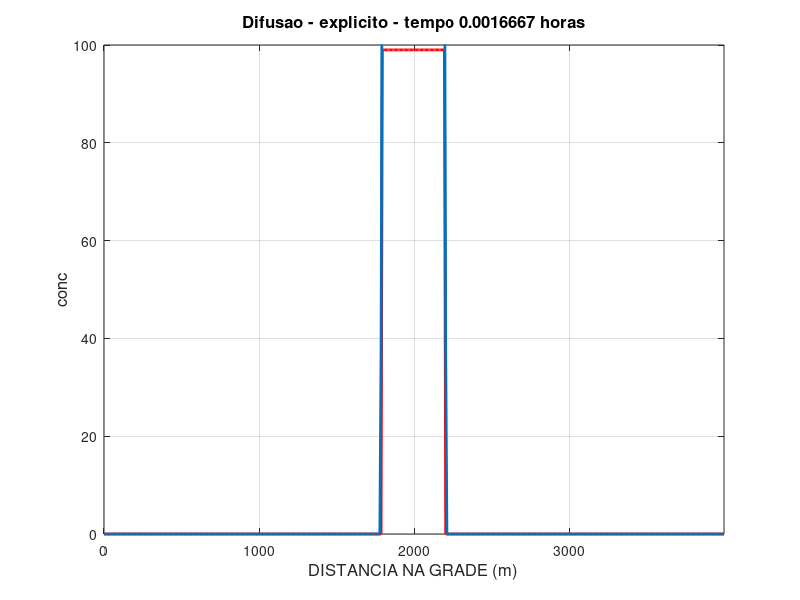
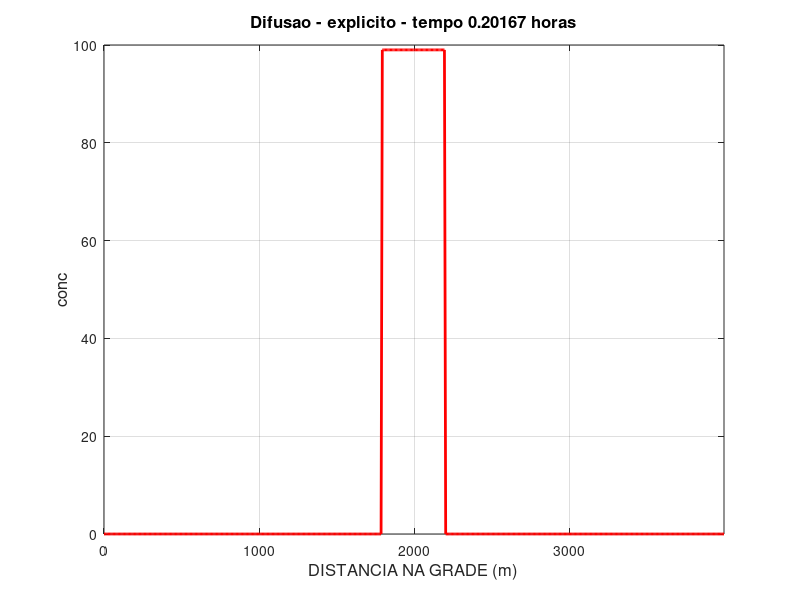
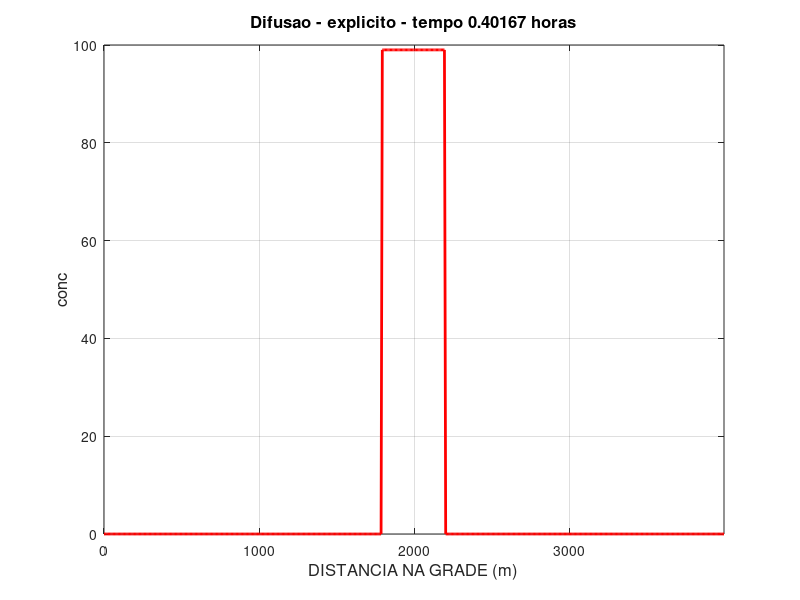
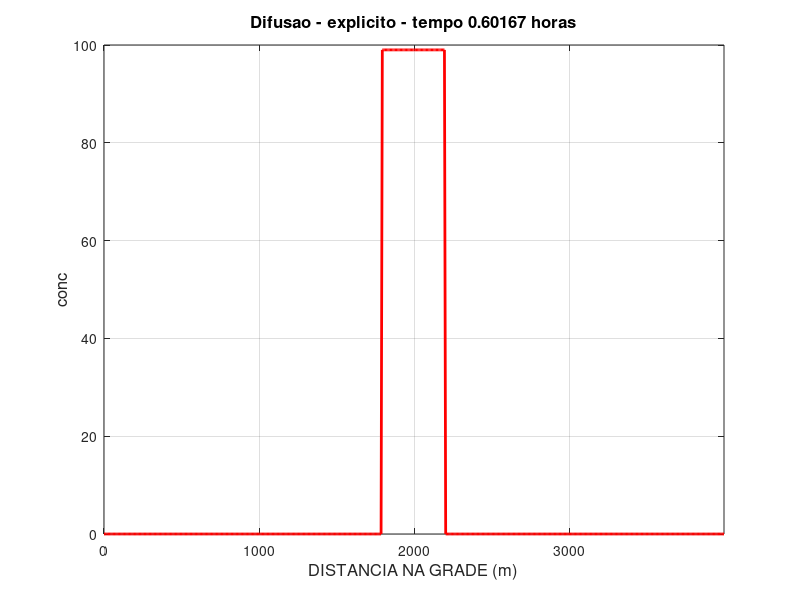

MATLAB code for these plots, in order:
%%%%%%%%%%%%%%%%%%%%%%%%%%%%%%%%%%%%%%%%%%%%%%%%%%%%%%%
%Equacao de difusao unidimensional p/ sinal retangular%
%f(j dx)=0 para j < 225 e j > 275                     %
%f(j dx)=99 para 225 <=  j <= 275                     %
%solucao atraves de esquema pseudo implicito          %
%%%%%%%%%%%%%%%%%%%%%%%%%%%%%%%%%%%%%%%%%%%%%%%%%%%%%%%

clear all; close all; clc

%parametros iniciais
jmax=500;  %numero de pontos de grade
nmax=3800; %numero de passos de tempo

%condicao inicial
j=1:jmax;
fatu(j)=0;
fant(j)=0;
fatu(225:275)=99; %######: sinal retangular na parte central da grade
fcin=fatu;

d=10;    %em m2/s
dt=2;    %em s
dx=8;    %em m 
q=d*dt/(dx*dx);
xgrid=((1:jmax)-1)*dx;

%esquema explicito avan t, centr em x
fren=fatu;
freqplot=360;
kplot=359;
kfig=0;

for n=3:nmax
    tempo=n*dt;
    kplot=kplot+1;
%     fren(2:jmax-1)=fatu(2:jmax-1)+ q*(fatu(3:jmax)-2*fatu(2:jmax-1)+fatu(1:jmax-2));
    fren(2:jmax-1)=fatu(2:jmax-1)+(2*q*(fatu(3:jmax) - fant(2:jmax-1) + fatu(1:jmax-2)))/(1+2*q);
    fren((fren<0))=0;   
        if(kplot==freqplot)
        kplot=0;
        XX=num2str(tempo);
        eval(['save -ascii fren_exp',XX,'.dat fren']);
        figure(1)
        plot(xgrid,fcin,'r','LineWidth',2)
        hold
        plot(xgrid,fren,'LineWidth',2)
        grid on
   	    axis([xgrid(1) xgrid(jmax) 0 100]);
        title(['Difusao - explicito - tempo ',num2str(tempo/3600),...
            ' horas'],'fontsize',12)
        xlabel('DISTANCIA NA GRADE (m)','fontsize',12)
        ylabel('conc','fontsize',12)
        grafico=['print -djpeg result/tempo_exp',XX];
        eval(grafico);
        pause
        hold off
        end
    fatu=fren;
end